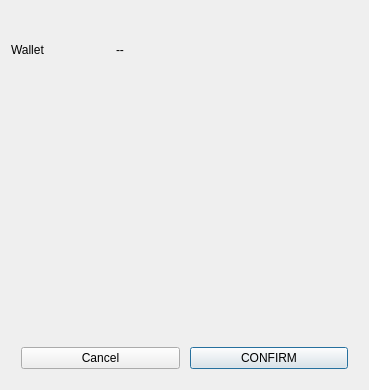
<?xml version="1.0" encoding="UTF-8"?>
<ui version="4.0">
 <class>ChangeWalletPasswordDialog</class>
 <widget class="QDialog" name="ChangeWalletPasswordDialog">
  <property name="geometry">
   <rect>
    <x>0</x>
    <y>0</y>
    <width>369</width>
    <height>390</height>
   </rect>
  </property>
  <property name="sizePolicy">
   <sizepolicy hsizetype="Preferred" vsizetype="Expanding">
    <horstretch>0</horstretch>
    <verstretch>0</verstretch>
   </sizepolicy>
  </property>
  <property name="windowTitle">
   <string>Change Wallet Password</string>
  </property>
  <layout class="QVBoxLayout" name="verticalLayout_2">
   <item>
    <widget class="QWidget" name="widget" native="true">
     <property name="sizePolicy">
      <sizepolicy hsizetype="Preferred" vsizetype="Expanding">
       <horstretch>0</horstretch>
       <verstretch>0</verstretch>
      </sizepolicy>
     </property>
     <layout class="QVBoxLayout" name="verticalLayout">
      <property name="spacing">
       <number>5</number>
      </property>
      <property name="leftMargin">
       <number>0</number>
      </property>
      <property name="topMargin">
       <number>0</number>
      </property>
      <property name="rightMargin">
       <number>0</number>
      </property>
      <property name="bottomMargin">
       <number>0</number>
      </property>
      <item>
       <widget class="QWidget" name="horizontalWidget" native="true">
        <property name="minimumSize">
         <size>
          <width>0</width>
          <height>0</height>
         </size>
        </property>
        <layout class="QHBoxLayout" name="horizontalLayout_2">
         <property name="spacing">
          <number>5</number>
         </property>
         <property name="leftMargin">
          <number>0</number>
         </property>
         <property name="topMargin">
          <number>0</number>
         </property>
         <property name="rightMargin">
          <number>0</number>
         </property>
         <property name="bottomMargin">
          <number>0</number>
         </property>
         <item>
          <widget class="QLabel" name="label_2">
           <property name="minimumSize">
            <size>
             <width>100</width>
             <height>0</height>
            </size>
           </property>
           <property name="maximumSize">
            <size>
             <width>100</width>
             <height>16777215</height>
            </size>
           </property>
           <property name="text">
            <string>Wallet</string>
           </property>
          </widget>
         </item>
         <item>
          <widget class="QLabel" name="labelWalletName">
           <property name="text">
            <string>--</string>
           </property>
           <property name="whiteLabel" stdset="0">
            <bool>true</bool>
           </property>
          </widget>
         </item>
        </layout>
       </widget>
      </item>
      <item>
       <layout class="QFormLayout" name="formLayout">
        <property name="horizontalSpacing">
         <number>6</number>
        </property>
        <property name="verticalSpacing">
         <number>6</number>
        </property>
        <item row="1" column="0" colspan="2">
         <widget class="WalletKeysCreateWidget" name="widgetCreateKeys" native="true">
          <property name="minimumSize">
           <size>
            <width>123</width>
            <height>23</height>
           </size>
          </property>
          <layout class="QHBoxLayout" name="horizontalLayout_3"/>
         </widget>
        </item>
        <item row="0" column="0" colspan="2">
         <widget class="WalletKeysSubmitWidget" name="widgetSubmitKeys" native="true">
          <property name="minimumSize">
           <size>
            <width>123</width>
            <height>23</height>
           </size>
          </property>
          <layout class="QHBoxLayout" name="horizontalLayout_4"/>
         </widget>
        </item>
       </layout>
      </item>
     </layout>
    </widget>
   </item>
   <item>
    <spacer name="verticalSpacer">
     <property name="orientation">
      <enum>Qt::Vertical</enum>
     </property>
     <property name="sizeHint" stdset="0">
      <size>
       <width>20</width>
       <height>2</height>
      </size>
     </property>
    </spacer>
   </item>
   <item>
    <widget class="QWidget" name="widget_2" native="true">
     <property name="buttonBar" stdset="0">
      <bool>true</bool>
     </property>
     <layout class="QHBoxLayout" name="horizontalLayout">
      <property name="spacing">
       <number>10</number>
      </property>
      <property name="leftMargin">
       <number>10</number>
      </property>
      <property name="topMargin">
       <number>10</number>
      </property>
      <property name="rightMargin">
       <number>10</number>
      </property>
      <property name="bottomMargin">
       <number>10</number>
      </property>
      <item>
       <widget class="QPushButton" name="pushButtonCancel">
        <property name="text">
         <string>Cancel</string>
        </property>
        <property name="autoDefault">
         <bool>false</bool>
        </property>
       </widget>
      </item>
      <item>
       <widget class="QPushButton" name="pushButtonOk">
        <property name="text">
         <string>CONFIRM</string>
        </property>
        <property name="default">
         <bool>true</bool>
        </property>
       </widget>
      </item>
     </layout>
    </widget>
   </item>
  </layout>
 </widget>
 <customwidgets>
  <customwidget>
   <class>WalletKeysCreateWidget</class>
   <extends>QWidget</extends>
   <header>WalletKeysCreateWidget.h</header>
   <container>1</container>
  </customwidget>
  <customwidget>
   <class>WalletKeysSubmitWidget</class>
   <extends>QWidget</extends>
   <header>WalletKeysSubmitWidget.h</header>
   <container>1</container>
  </customwidget>
 </customwidgets>
 <tabstops>
  <tabstop>pushButtonOk</tabstop>
  <tabstop>pushButtonCancel</tabstop>
 </tabstops>
 <resources/>
 <connections/>
</ui>
